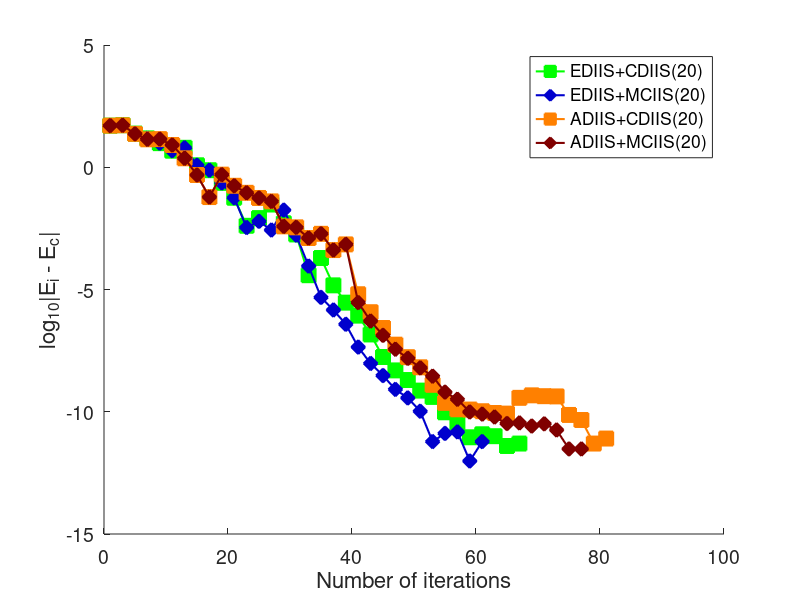

The MATLAB source for this figure:
% SCF Done:  E(RB3LYP) =  -488.704767349     A.U. after   43 cycles

load ru4co1Out.mat;

maxSCFIter = 200;
ener = output.ener;
iter = output.iter;
energySet = output.energySet;

yellow = [255 215 0] ./ 255;
darkBlue = [0 0 205] ./ 255;
orange = [255 128 0] ./ 255;
darkRed = [128 0 0] ./ 255;

% shapes = {'s', 'o', 'v', '^', 'd', 'h', '<', '>'};
shapes = {'s', 'd', 's', 'd', 's', 'd'};
colors = {'g', darkBlue, orange, darkRed};

for iType = 1:length(ener)
    fprintf('%0.8f  %d \n', ener{iType}, iter{iType});
end

energyArray = [ener{:}];
iterArray = [iter{:}];
minEnergy = min(energyArray(iterArray~=maxSCFIter));

hFig = figure();
set(hFig, 'Position', [10 10 800 600])
hold();
for iType = 1:length(ener)
    errorArray = log10(abs(energySet{iType} - minEnergy));
    errorArray(errorArray == -inf) = min(errorArray(errorArray ~= -inf));
    plot(1:2:length(energySet{iType}), errorArray(1:2:end), ...
        'LineWidth', 1.5, ...
        'Color', colors{iType}, ...
        'Marker', shapes{iType}, ...
        'MarkerFaceColor', colors{iType}, ...
        'MarkerSize', 10);
end

set(gca,'FontSize', 14)

xlabel('Number of iterations', 'FontSize', 16);
ylabel('log_{10}|E_i - E_c|', 'FontSize', 16);
lgd = legend('EDIIS+CDIIS(20)', 'EDIIS+MCIIS(20)', 'ADIIS+CDIIS(20)', 'ADIIS+MCIIS(20)', ...
    'Location', 'NorthEast');

outputFileName = './graphs/ru4co1.pdf';
print(outputFileName, '-dpdf')


